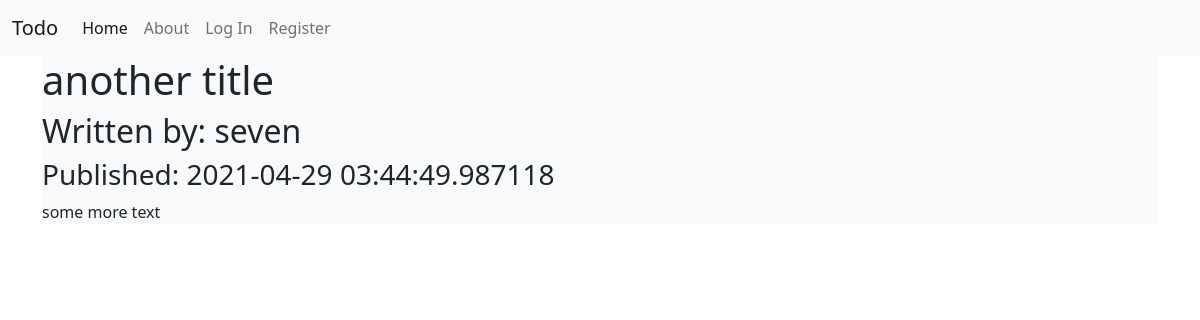
/2, run on the app's committed database.
### todoapplication/models.py (models this page shows, shortened)
class TodoPost(db.Model):
    users = db.relationship(User)
    id = db.Column(db.Integer, primary_key=True)
    user_id = db.Column(db.Integer, db.ForeignKey('users.id'), nullable=False)
    date = db.Column(db.DateTime, nullable=False, default=datetime.utcnow)
    title = db.Column(db.String(140), nullable=False)
    text = db.Column(db.Text)

class User(db.Model, UserMixin):
    __tablename__ = 'users'
    id = db.Column(db.Integer, primary_key=True)
    profile_image = db.Column(db.String(64), nullable=False, default='default_profile.png')
    email = db.Column(db.String(64), unique=True, index=True)
    username = db.Column(db.String(64), unique=True, index=True)
    password_hash = db.Column(db.String(128))
    posts = db.relationship('TodoPost', backref='author', lazy=True)

### todoapplication/users/views.py (the view)
@users.route('/<username>')
def user_posts(username):
    page = request.args.get('page', 1, type=int)
    user = User.query.filter_by(username=username).first_or_404()
    todo_posts = TodoPost.query.filter_by(author=user).order_by(desc(TodoPost.date)).paginate(page=page, per_page=5)
    return render_template('user_todo_posts.html', todo_posts=todo_posts, user=user)

### todoapplication/todo_list/views.py (called while the page is built)
@todo_posts.route('/<int:todo_post_id>')
def todo_post(todo_post_id):
    todo_post = TodoPost.query.get_or_404(todo_post_id)
    return render_template('todo_post.html', title=todo_post.title,
                           date=todo_post.date, post=todo_post)

### todoapplication/templates/todo_post.html (shortened to what this page needs)
{% extends "base.html" %}
{% block content %}
    <div class="mx-auto bg-light">
        <h1>{{ post.title }}</h1>
        <h2>Written by: {{ post.author.username }}</h2>
        <h3>Published: {{ post.date }}</h3>
        <p>{{ post.text }}</p>
    </div>
{% endblock %}

### data on the page
TodoPost: title "another title", date "2021-04-29 03:44:49.987118", text "some more text"
User: author.username "seven"
